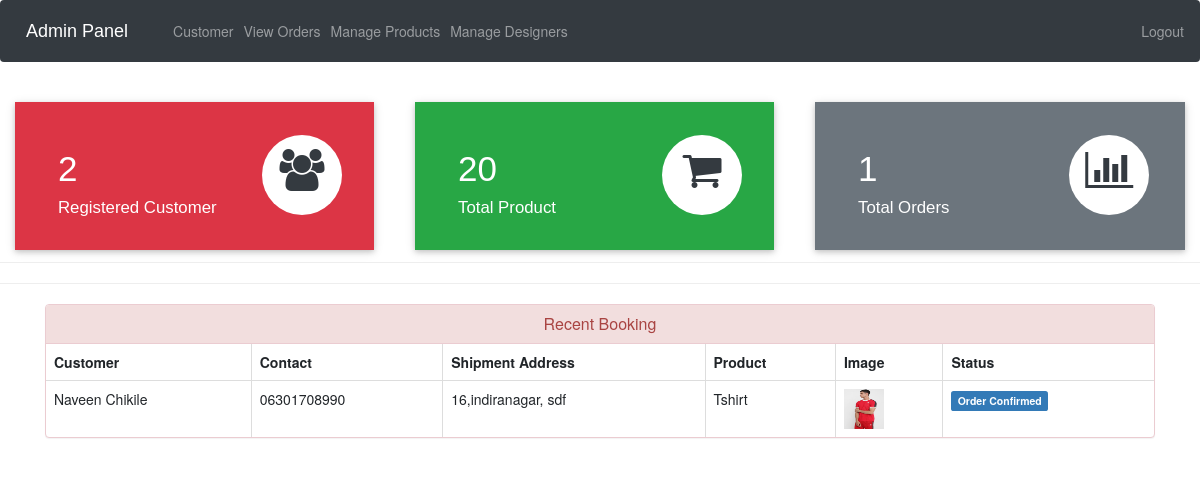
The app's page /admin-dashboard (signed in) with its own data.
### ecom/models.py (models this page shows, shortened)
class Customer(models.Model):
    user=models.OneToOneField(User,on_delete=models.CASCADE)
    profile_pic= models.ImageField(upload_to='profile_pic/CustomerProfilePic/',null=True,blank=True)
    address = models.CharField(max_length=40)
    mobile = models.CharField(max_length=20,null=False)
    @property
    def get_name(self):
        return self.user.first_name+" "+self.user.last_name

class Orders(models.Model):
    STATUS =(
        ('Pending','Pending'),
        ('Order Confirmed','Order Confirmed'),
        ('Out for Delivery','Out for Delivery'),
        ('Delivered','Delivered'),
    )
    customer=models.ForeignKey('Customer', on_delete=models.CASCADE,null=True)
    product=models.ForeignKey('Product',on_delete=models.CASCADE,null=True)
    email = models.CharField(max_length=50,null=True)
    address = models.CharField(max_length=500,null=True)
    mobile = models.CharField(max_length=20,null=True)
    order_date= models.DateField(auto_now_add=True,null=True)
    status=models.CharField(max_length=50,null=True,choices=STATUS)

class Product(models.Model):
    CATEGORY_CHOICES = [
        ('Men', 'Men'),
        ('Women', 'Women'),
        ('Boys', 'Boys'),
        ('Girls', 'Girls'),
        ('Kids', 'Kids'),
        ('Accessories', 'Accessories'),
    ]
    name = models.CharField(max_length=40)
    product_image = models.ImageField(upload_to='product_image/', null=True, blank=True)
    price = models.PositiveIntegerField()
    description = models.CharField(max_length=40)
    category = models.CharField(max_length=11, choices=CATEGORY_CHOICES, default='Men')

### ecom/views.py (the view)
# urls.py: path('admin-dashboard', views.admin_dashboard_view,name='admin-dashboard'),
@login_required(login_url='adminlogin')
def admin_dashboard_view(request):
    customercount=models.Customer.objects.all().count()
    productcount=models.Product.objects.all().count()
    ordercount=models.Orders.objects.all().count()
    orders=models.Orders.objects.all()
    ordered_products=[]
    ordered_bys=[]
    for order in orders:
        ordered_product=models.Product.objects.all().filter(id=order.product.id)
        ordered_by=models.Customer.objects.all().filter(id = order.customer.id)
        ordered_products.append(ordered_product)
        ordered_bys.append(ordered_by)
    mydict={
    'customercount':customercount,
    'productcount':productcount,
    'ordercount':ordercount,
    'data':zip(ordered_products,ordered_bys,orders),
    }
    return render(request,'ecom/admin_dashboard.html',context=mydict)

### templates/ecom/admin_dashboard.html
{% extends 'ecom/admin_base.html' %}
{% load static %}
{% block content %}
<br>
{%include 'ecom/admin_dashboard_cards.html'%}
<br><br><br><br><br>
<hr><hr>
<div class="container" >
    <div class="panel panel-danger" >
      <div class="panel-heading" style="text-align:center;">
        <h6 class="panel-title">Recent Booking</h6>
      </div>
      <table class="table table-hover table-bordered" id="dev-table">
        <thead>
          <tr>
            <th>Customer</th>
            <th>Contact</th>
            <th>Shipment Address</th>
            <th>Product</th>
            <th>Image</th>
            <th>Status</th>
          </tr>
        </thead>
        {% for product,customer,order in data %}
        <tr>
          {% for c in customer %}
          <td> {{c.get_name}}</td>
          <td>{{c.mobile}}</td>
          <td>{{order.address}}</td>
          {% endfor %}
          {% for p in product %}
          <td> {{p.name}}</td>
          <td> <img src="{% static p.product_image.url %}" alt="Profile Pic" height="40px" width="40px" /></td>
          {% if order.status == 'Pending'%}
          <td> <span class="label label-info">{{order.status}}</span></td>
          {% elif order.status == 'Delivered' %}
          <td> <span class="label label-success">{{order.status}}</span></td>
          {% elif order.status == 'Out for Delivery' %}
          <td> <span class="label label-warning">{{order.status}}</span></td>
          {%else%}
            <td> <span class="label label-primary">{{order.status}}</span></td>
          {%endif%}
          {% endfor %}
        </tr>
        {% endfor %}
      </table>
  </div>
</div>
{% endblock content %}

### records on screen
Orders: address "16,indiranagar, sdf", status "Order Confirmed"
Customer: get_name "Naveen Chikile", mobile "06301708990"
Product: name "Tshirt", product_image (picture)

### other values on screen
{{ customercount }} "2"
{{ productcount }} "20"
{{ ordercount }} "1"
